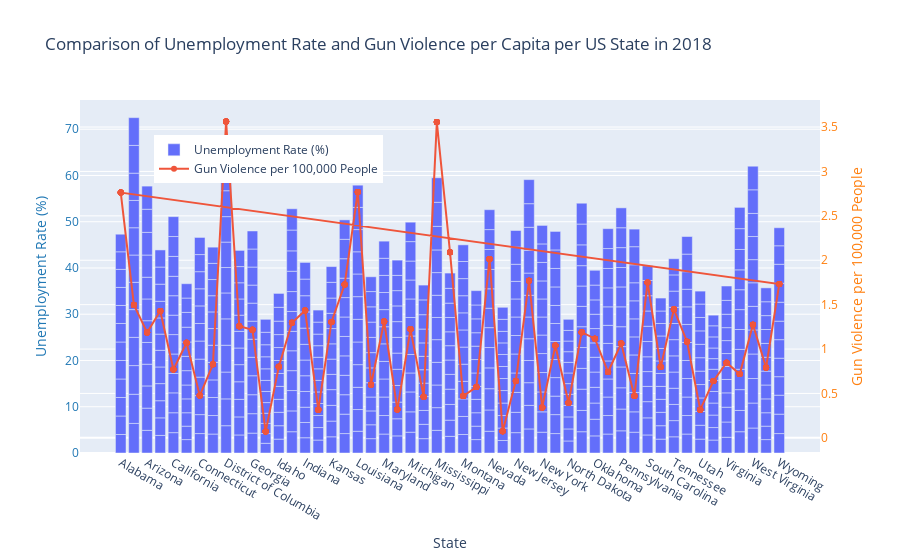

Notebook code cell kept with this figure:
### Code cell
import pandas as pd
import plotly.graph_objects as go

# Load the datasets
df_guns = pd.read_csv('gun-violence-data_01-2013_03-2018.csv')
df_unemployment = pd.read_csv('Unemployment in America Per US State.csv')
df_statepop = pd.read_csv('nst-est2019-alldata.csv')

# Convert date column to datetime
df_guns['date'] = pd.to_datetime(df_guns['date'])

# Filter data for 2018
df_guns_2018 = df_guns[df_guns['date'].dt.year == 2018]

# Aggregate gun violence data by state
df_guns_agg = df_guns_2018.groupby('state')['n_killed'].sum().reset_index()

# Filter unemployment data for 2018
df_unemployment_2018 = df_unemployment[df_unemployment['Year'] == 2018]

# Select relevant columns from population dataset
df_statepop_2018 = df_statepop[['STATE', 'POPESTIMATE2018']]

# Replace state codes with state names in the population dataset
state_codes = {
    1: 'Alabama', 2: 'Alaska', 4: 'Arizona', 5: 'Arkansas', 6: 'California', 8: 'Colorado', 9: 'Connecticut',
    10: 'Delaware', 11: 'District of Columbia', 12: 'Florida', 13: 'Georgia', 15: 'Hawaii', 16: 'Idaho',
    17: 'Illinois', 18: 'Indiana', 19: 'Iowa', 20: 'Kansas', 21: 'Kentucky', 22: 'Louisiana', 23: 'Maine',
    24: 'Maryland', 25: 'Massachusetts', 26: 'Michigan', 27: 'Minnesota', 28: 'Mississippi', 29: 'Missouri',
    30: 'Montana', 31: 'Nebraska', 32: 'Nevada', 33: 'New Hampshire', 34: 'New Jersey', 35: 'New Mexico',
    36: 'New York', 37: 'North Carolina', 38: 'North Dakota', 39: 'Ohio', 40: 'Oklahoma', 41: 'Oregon',
    42: 'Pennsylvania', 44: 'Rhode Island', 45: 'South Carolina', 46: 'South Dakota', 47: 'Tennessee',
    48: 'Texas', 49: 'Utah', 50: 'Vermont', 51: 'Virginia', 53: 'Washington', 54: 'West Virginia',
    55: 'Wisconsin', 56: 'Wyoming'
}
df_statepop_2018['state'] = df_statepop_2018['STATE'].map(state_codes)

# Merge the datasets on the state
df_merged = pd.merge(df_unemployment_2018, df_guns_agg, left_on='State/Area', right_on='state')
df_merged = pd.merge(df_merged, df_statepop_2018[['state', 'POPESTIMATE2018']], on='state')

# Calculate gun violence per capita
df_merged['n_killed_per_capita'] = df_merged['n_killed'] / df_merged['POPESTIMATE2018'] * 100000  # per 100,000 people

# Create Dual Axis plot
fig = go.Figure()

# Add unemployment data to the plot
fig.add_trace(
    go.Bar(x=df_merged['State/Area'], y=df_merged['Percent (%) of Labor Force Unemployed in State/Area'], name='Unemployment Rate (%)', yaxis='y1')
)

# Add gun violence per capita data to the plot
fig.add_trace(
    go.Scatter(x=df_merged['State/Area'], y=df_merged['n_killed_per_capita'], name='Gun Violence per 100,000 People', yaxis='y2', mode='lines+markers')
)

# Create axis objects
fig.update_layout(
    title='Comparison of Unemployment Rate and Gun Violence per Capita per US State in 2018',
    xaxis=dict(title='State'),
    yaxis=dict(title='Unemployment Rate (%)', titlefont=dict(color='#1f77b4'), tickfont=dict(color='#1f77b4')),
    yaxis2=dict(title='Gun Violence per 100,000 People', titlefont=dict(color='#ff7f0e'), tickfont=dict(color='#ff7f0e'), overlaying='y', side='right'),
    legend=dict(x=0.1, y=0.9),
    barmode='group'
)

fig.show()

### Figure 1 — Plotly figure (JSON) as saved in the notebook; plotly's stock layout.template omitted (floating-point values rounded to 4 significant figures; data arrays with more than 128 entries replaced by an {"elided": "..."} marker saying what was removed)
{"data": [{"name": "Unemployment Rate (%)", "type": "bar", "x": {"elided": "612 str values"}, "y": {"elided": "612 float values"}, "yaxis": "y"}, {"mode": "lines+markers", "name": "Gun Violence per 100,000 People", "type": "scatter", "x": {"elided": "612 str values"}, "y": {"elided": "612 float values"}, "yaxis": "y2"}], "layout": {"barmode": "group", "legend": {"x": 0.1, "y": 0.9}, "title": {"text": "Comparison of Unemployment Rate and Gun Violence per Capita per US State in 2018"}, "xaxis": {"title": {"text": "State"}}, "yaxis": {"tickfont": {"color": "#1f77b4"}, "title": {"font": {"color": "#1f77b4"}, "text": "Unemployment Rate (%)"}}, "yaxis2": {"overlaying": "y", "side": "right", "tickfont": {"color": "#ff7f0e"}, "title": {"font": {"color": "#ff7f0e"}, "text": "Gun Violence per 100,000 People"}}}}
